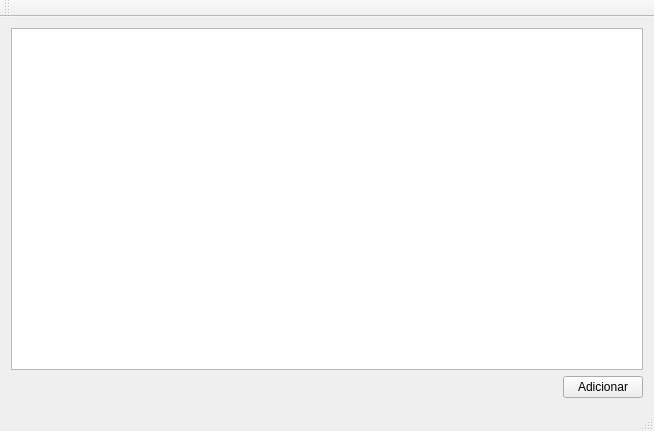
<?xml version="1.0" encoding="UTF-8"?>
<ui version="4.0">
 <class>MainWindow</class>
 <widget class="QMainWindow" name="MainWindow">
  <property name="geometry">
   <rect>
    <x>0</x>
    <y>0</y>
    <width>654</width>
    <height>431</height>
   </rect>
  </property>
  <property name="windowTitle">
   <string>MainWindow</string>
  </property>
  <widget class="QWidget" name="centralWidget">
   <layout class="QVBoxLayout" name="verticalLayout">
    <item>
     <widget class="QTableWidget" name="tableWidgetTabelaPessoa"/>
    </item>
    <item>
     <layout class="QHBoxLayout" name="horizontalLayout">
      <item>
       <spacer name="horizontalSpacer">
        <property name="orientation">
         <enum>Qt::Horizontal</enum>
        </property>
        <property name="sizeHint" stdset="0">
         <size>
          <width>40</width>
          <height>20</height>
         </size>
        </property>
       </spacer>
      </item>
      <item>
       <widget class="QPushButton" name="pushButton">
        <property name="text">
         <string>Adicionar</string>
        </property>
       </widget>
      </item>
     </layout>
    </item>
   </layout>
  </widget>
  <widget class="QMenuBar" name="menuBar">
   <property name="geometry">
    <rect>
     <x>0</x>
     <y>0</y>
     <width>654</width>
     <height>22</height>
    </rect>
   </property>
  </widget>
  <widget class="QToolBar" name="mainToolBar">
   <attribute name="toolBarArea">
    <enum>TopToolBarArea</enum>
   </attribute>
   <attribute name="toolBarBreak">
    <bool>false</bool>
   </attribute>
  </widget>
  <widget class="QStatusBar" name="statusBar"/>
 </widget>
 <layoutdefault spacing="6" margin="11"/>
 <resources/>
 <connections/>
</ui>
